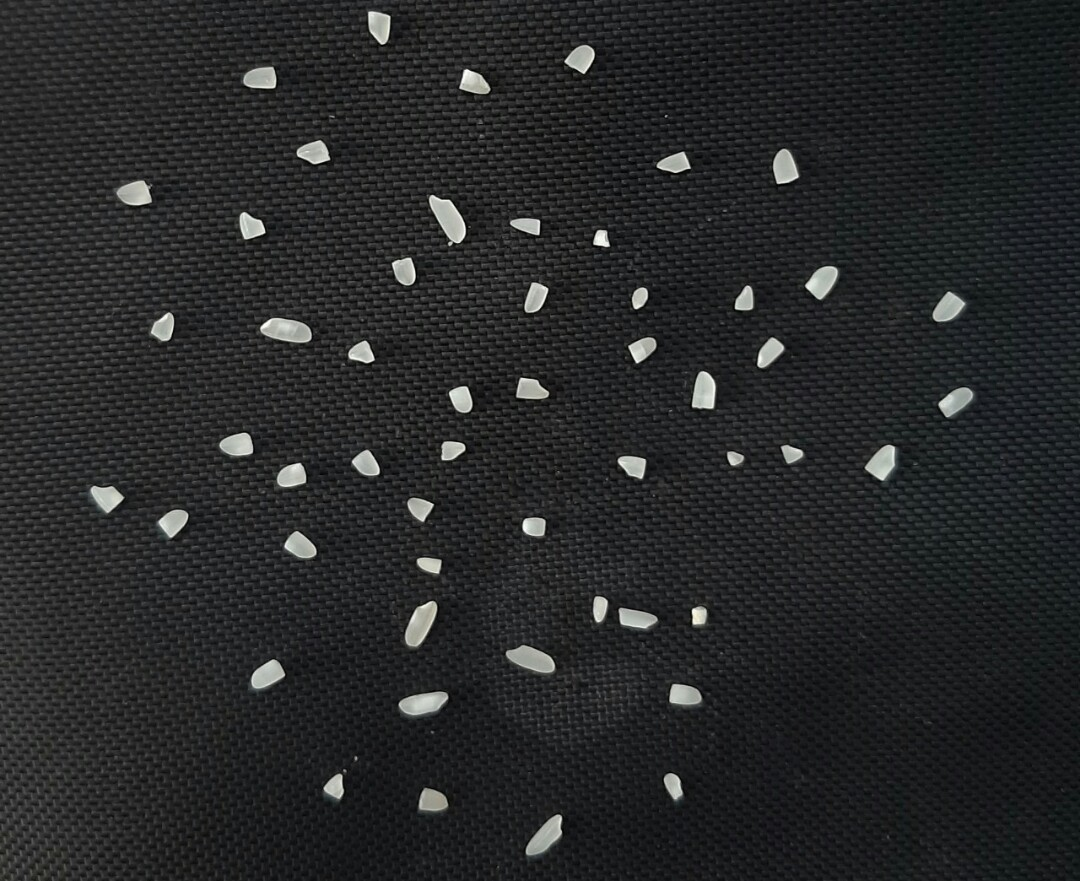
#> input picture Model_Creation/Dataset_Preparation/image/input_image.jpg, 1080 x 881 px; its folder holds only this picture in this run
$ python -i grain_extract.py   (imports and definitions only)   (older library calls are emulated)
#> lines starting #> are read from the running program, lines starting #| are printed output that depends on the picture; after the words box and inside, x2 and y2 are one past the last pixel; in counts of white or black regions, pixels touching at a corner belong together
### Model_Creation/Dataset_Preparation/features_extract.py
#https://docs.opencv2.org/3.4/dd/d49/tutorial_py_contour_features.html

import numpy as np
import cv2
from skimage import measure, data, io
import matplotlib.pyplot as plt
import  os
import csv
import shutil

def features_extract():

	shutil.rmtree('extracted_features')
	os.mkdir('extracted_features')


	#CORRRECT_GRAINS
	for f in os.listdir('CORRRECT_GRAINS'):
		img = cv2.imread('CORRRECT_GRAINS/'+f,0)
		ret,thresh = cv2.threshold(img,127,255,0)
		im2,contours,hierarchy = cv2.findContours(thresh, 1, 2)
		cnt = contours[0]
		M = cv2.moments(cnt)

		cx = int(M['m10']/M['m00'])
		cy = int(M['m01']/M['m00'])

		area = cv2.contourArea(cnt)

		perimeter = cv2.arcLength(cnt,True)

		(x,y),radius = cv2.minEnclosingCircle(cnt)
		center = (int(x),int(y))
		radius = int(radius)

		ellipse = cv2.fitEllipse(cnt)
		img = cv2.ellipse(img,ellipse,(0,255,0),2)

		rect = cv2.minAreaRect(cnt)
		box = cv2.boxPoints(rect)
		box = np.int0(box)
		img = cv2.drawContours(img,[box],0,(255,255,255),2)

		width = ellipse[1][0]
		height = ellipse[1][1]
		aspect_ratio = width/height

		with open('extracted_features/test.csv', 'a', newline='') as csvfile:
			spamwriter = csv.writer(csvfile, delimiter=',',quotechar='|', quoting=csv.QUOTE_MINIMAL)
			spamwriter.writerow([width,height,aspect_ratio,area,radius,perimeter,1])


	#FOR DAMAGED GRAINS
	for f in os.listdir('DAMAGED_GRAINS'):
		img = cv2.imread('DAMAGED_GRAINS/'+f,0)
		ret,thresh = cv2.threshold(img,127,255,0)
		im2,contours,hierarchy = cv2.findContours(thresh, 1, 2)
		cnt = contours[0]
		M = cv2.moments(cnt)

		cx = int(M['m10']/M['m00'])
		cy = int(M['m01']/M['m00'])

		area = cv2.contourArea(cnt)

		perimeter = cv2.arcLength(cnt,True)

		(x,y),radius = cv2.minEnclosingCircle(cnt)
		center = (int(x),int(y))
		radius = int(radius)

		ellipse = cv2.fitEllipse(cnt)
		img = cv2.ellipse(img,ellipse,(0,255,0),2)

		rect = cv2.minAreaRect(cnt)
		box = cv2.boxPoints(rect)
		box = np.int0(box)
		img = cv2.drawContours(img,[box],0,(255,255,255),2)

		width = ellipse[1][0]
		height = ellipse[1][1]
		aspect_ratio = width/height

		with open('extracted_features/test.csv', 'a', newline='') as csvfile:
			spamwriter = csv.writer(csvfile, delimiter=',',quotechar='|', quoting=csv.QUOTE_MINIMAL)
			spamwriter.writerow([width,height,aspect_ratio,area,radius,perimeter,0])

features_extract()

### Model_Creation/Dataset_Preparation/grain_extract.py
#https://stackoverflow.com/questions/51249781/using-regionprops-in-python
from skimage.io import imread, imshow
from skimage.filters import gaussian, threshold_otsu
from skimage import measure, data, io
import matplotlib.pyplot as plt
from skimage.color import rgb2gray
import cv2
from skimage.color import label2rgb
from PIL import Image
import numpy as np
import shutil
import os
import glob
from skimage.exposure import rescale_intensity
from skimage.morphology import reconstruction
import numpy as np
import rotate_image

def grain_extract(img):

#> called with img = 'image/input_image.jpg'
	shutil.rmtree('extracted_grains')
	os.mkdir('extracted_grains')
	shutil.rmtree('extracted_grains_rgb')
	os.mkdir('extracted_grains_rgb')

	original = imread(img)
#> original is the input picture: shape (881, 1080, 3); mean R, G, B 38.6, 39.8, 40.6

	gray_image = rgb2gray(original)

	thresh = threshold_otsu(gray_image)
#> thresh = 0.431
	o = gray_image > thresh
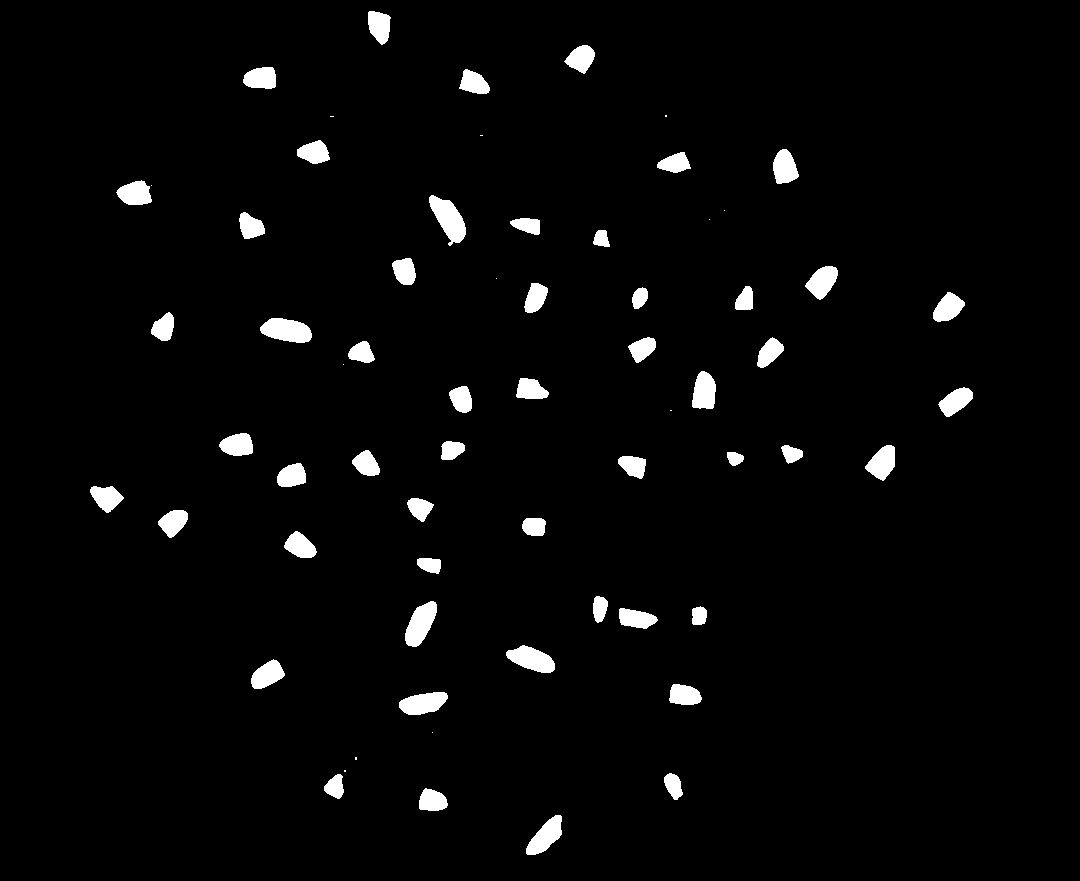
#> o: shape (881, 1080) bool; 2.9% white; 65 white regions (12 under 20 px), largest, box (x1, y1, x2, y2) and area: (429, 195, 466, 246) 1005, (260, 318, 312, 343) 951, (405, 601, 437, 647) 902

	blurred = gaussian(o, sigma=.8)
	binary = blurred > threshold_otsu(blurred)

	seed = np.copy(binary)
	seed[1:-1, 1:-1] = binary.max()
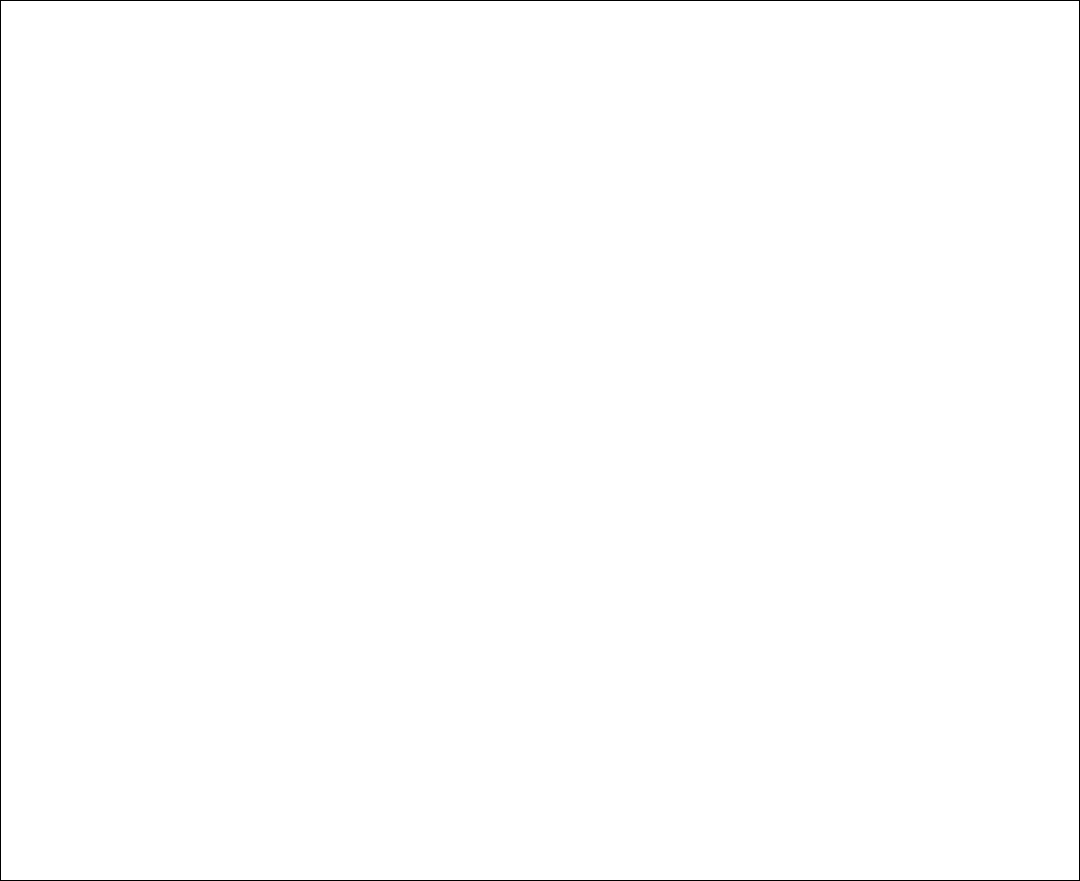
#> seed: shape (881, 1080) bool; 99.6% white; black in thin lines or dots
	mask = binary
	filled = reconstruction(seed, mask, method='erosion')
#> filled: shape (881, 1080) float64; values 0 (black) and 1 (white), 2.9% white; 58 white regions (5 under 20 px)

	labels = measure.label(filled)
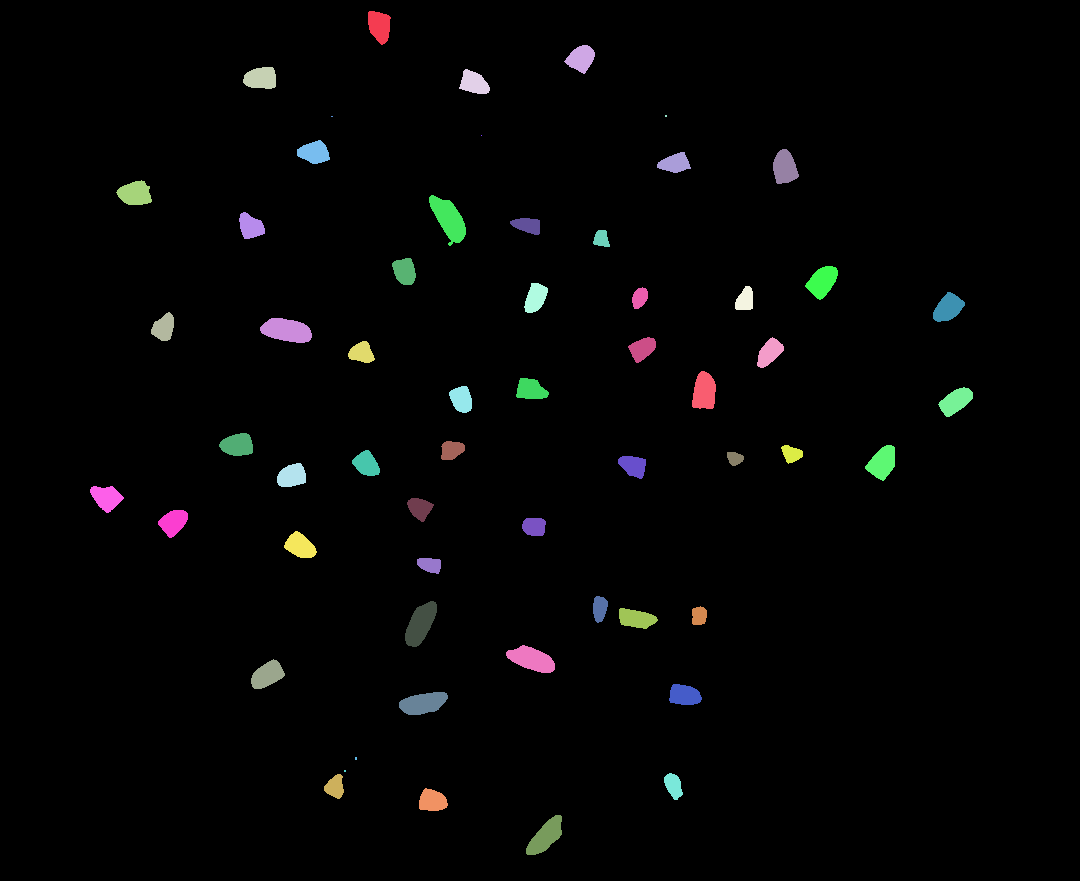
#> labels: shape (881, 1080) int64; 59 distinct labels, from 0 to 58; one colour per label, 0 black
	props = measure.regionprops(labels)
#> props = 58 regions; largest, box (x1, y1, x2, y2) and area: (429, 195, 466, 246) 1005, (260, 318, 312, 343) 951, (405, 601, 437, 647) 902, (506, 645, 555, 673) 858, (399, 692, 448, 715) 812

	i = 1

	for prop in props:
		if prop.area < 200 :
		    continue
		#print('grain',i,': Size -> ',prop.area)
		a, b, c, d = prop.bbox
		#io.imshow(original[a:c, b:d])
		#plt.show()
		plt.imsave('extracted_grains/' + str(i) + '.jpg', prop.image, cmap=plt.cm.gray)
		plt.imsave('extracted_grains_rgb/' + str(i) + '.jpg', original[a:c, b:d], cmap=plt.cm.gray)
		i += 1
#> this loop made 58 passes
#> (a, b, c, d) on passes 1, 2, 3, 4, 8, 9, 10, 11, 12, 13, 14, 15: (11, 368, 45, 391), (45, 564, 74, 595), (67, 243, 89, 276), (69, 459, 94, 490), (140, 297, 164, 330), (149, 773, 184, 799), (152, 657, 173, 691), (180, 116, 205, 152), (195, 429, 246, 466), (212, 239, 239, 265), (218, 510, 235, 540), (230, 593, 247, 610)
#> pass 1, in grain_extract, `plt.imsave('extracted_grains/' + str(i) + '.jpg', prop.image, cmap=plt..`:
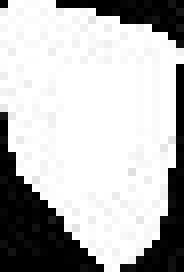
#> saved as 1.jpg: shape (34, 23, 3) (shown 8 times larger); min 0, max 255, mean 186.5
#> pass 1, in grain_extract, `plt.imsave('extracted_grains_rgb/' + str(i) + '.jpg', original[a:c, b:..`:
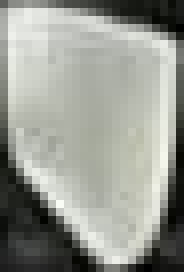
#> saved as 1.jpg: shape (34, 23, 3) (shown 8 times larger); mean R, G, B 150.2, 152.7, 144.9
#> pass 2, in grain_extract, `plt.imsave('extracted_grains/' + str(i) + '.jpg', prop.image, cmap=plt..`:
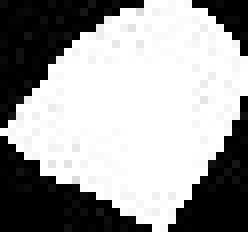
#> saved as 2.jpg: shape (29, 31, 3) (shown 8 times larger); min 0, max 255, mean 159
#> pass 2, in grain_extract, `plt.imsave('extracted_grains_rgb/' + str(i) + '.jpg', original[a:c, b:..`:
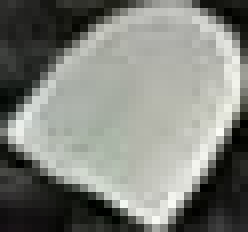
#> saved as 2.jpg: shape (29, 31, 3) (shown 8 times larger); mean R, G, B 127.4, 129.7, 123.4
#> after the loop, i = 53

#> (the run stopped early here; a loop or call above may not have finished)
